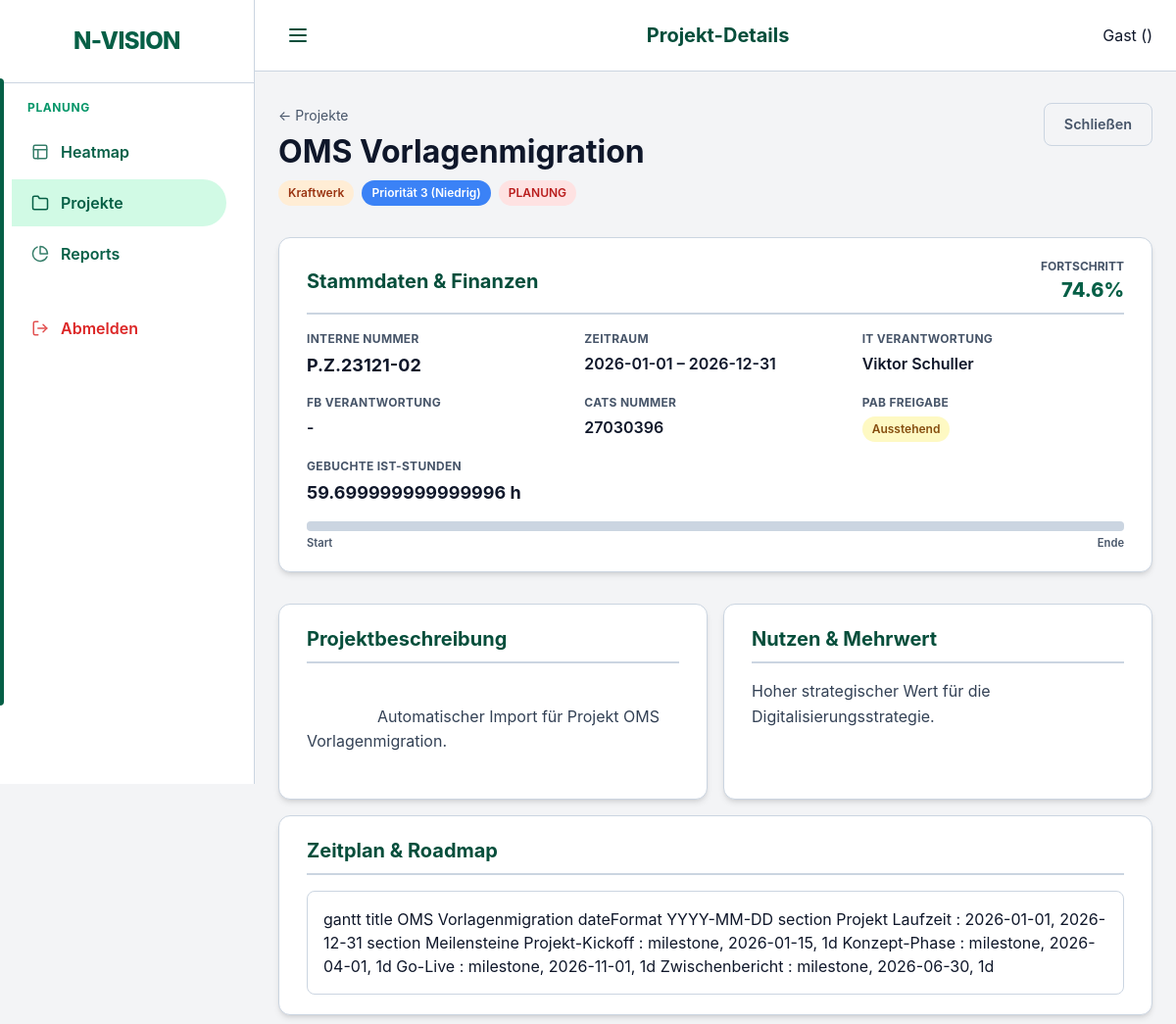
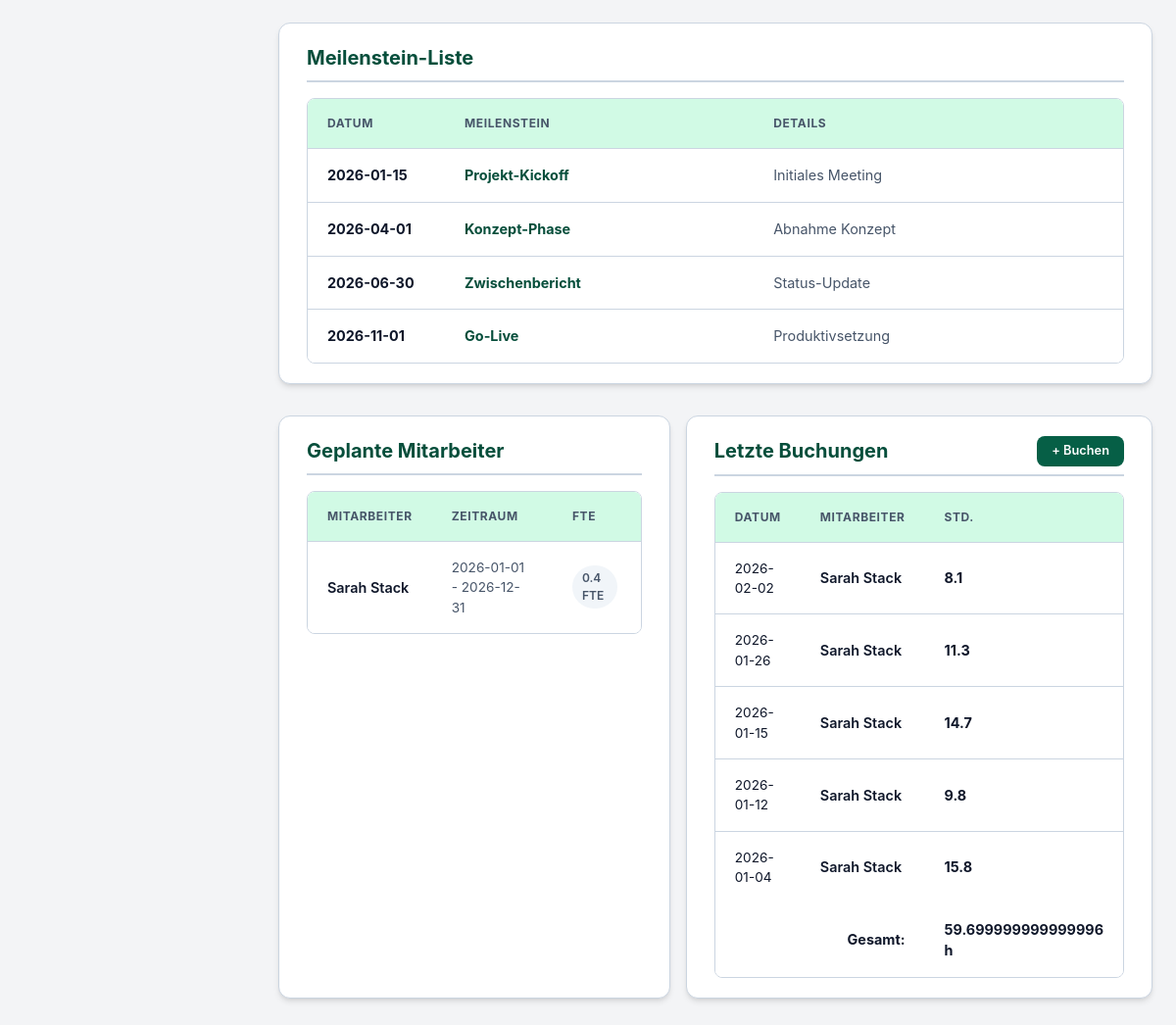
The app's page /ui/projects/10, older data (2 pictures, top to bottom).
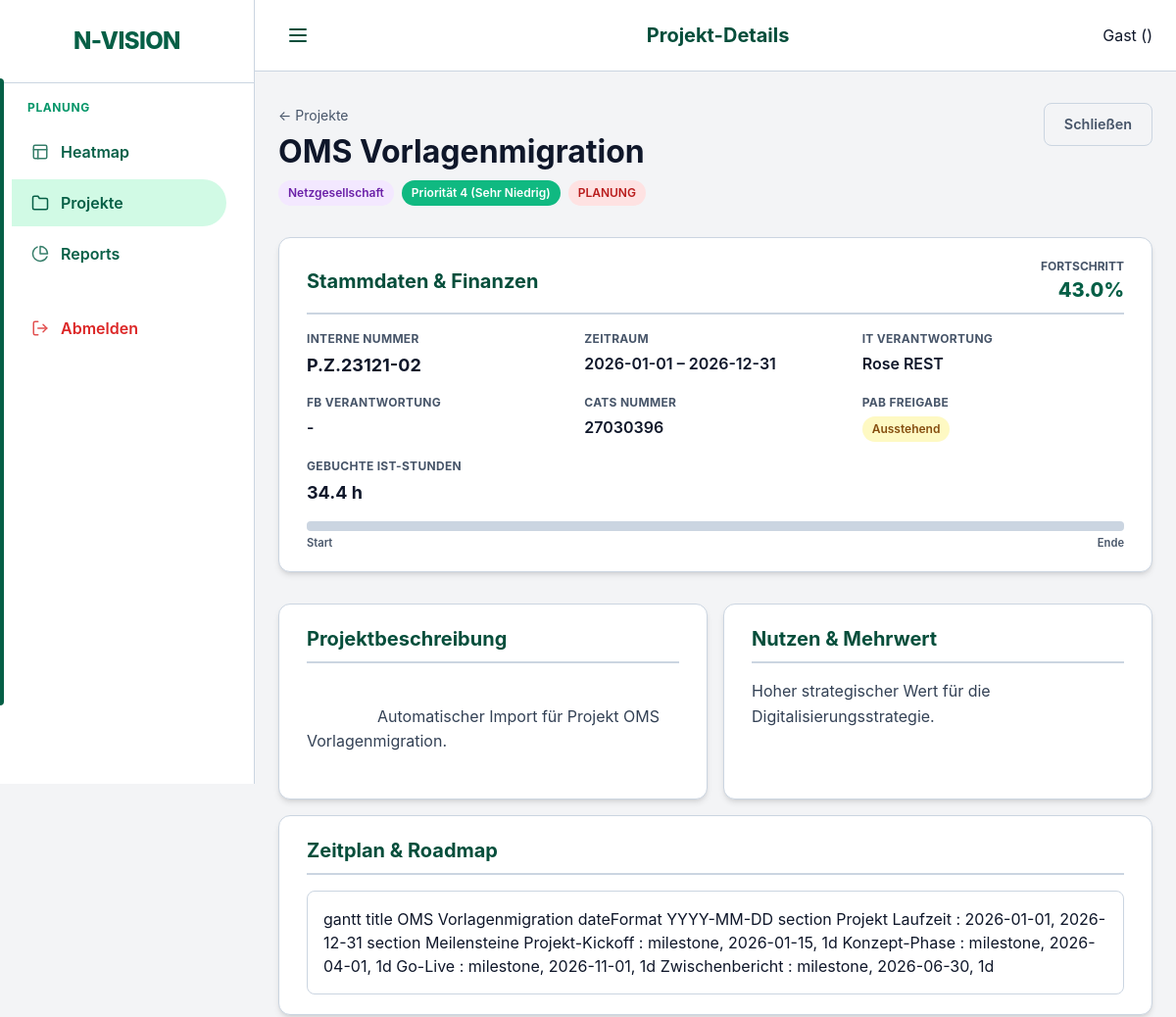
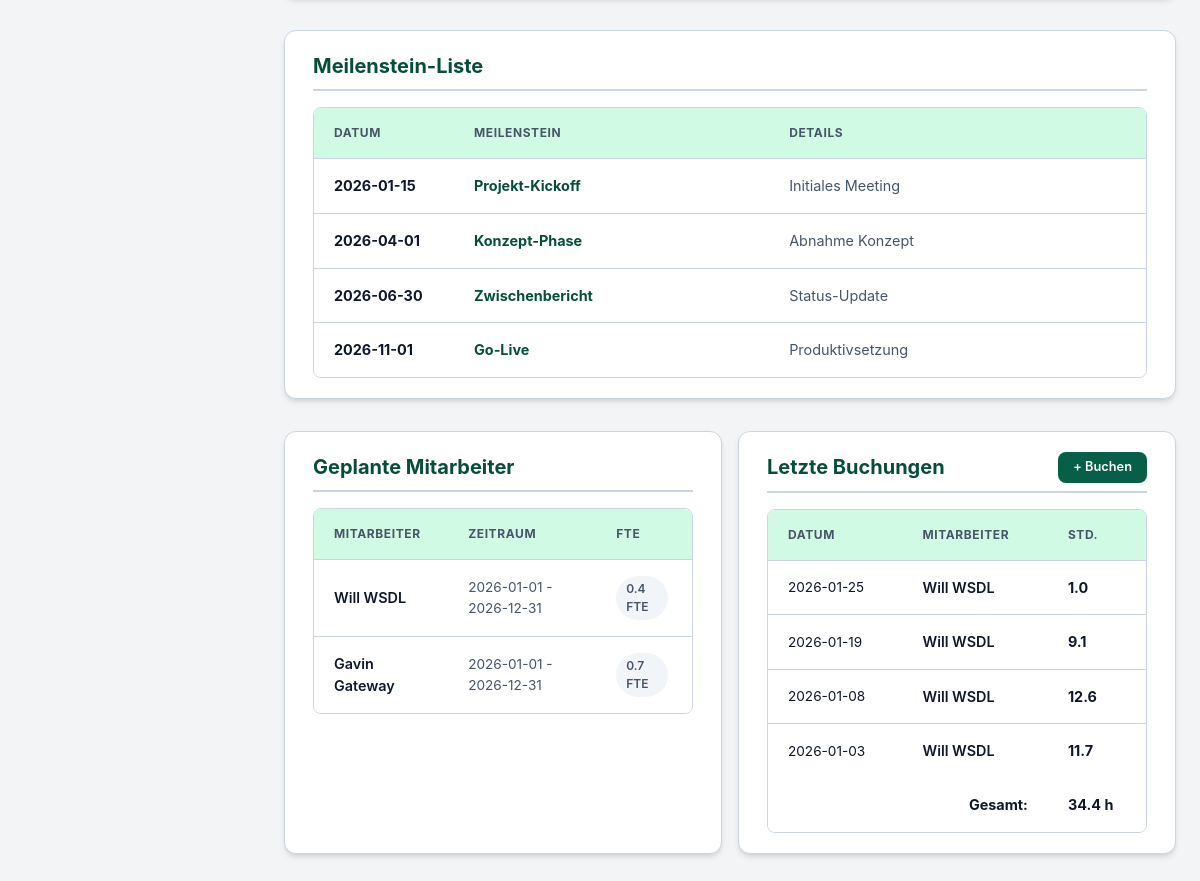
The same page, newer data (2 pictures, top to bottom).
### models.py (models this page shows)
class Project(Base):
    __tablename__ = "projects"
    id = Column(Integer, primary_key=True, index=True)
    name = Column(String, index=True)
    description = Column(String, nullable=True)
    business_value = Column(String, nullable=True)
    internal_number = Column(String, nullable=True)
    division = Column(String, nullable=True) # "IT", "Netzgesellschaft", "Vertrieb", "Kraftwerk"
    start_date = Column(Date)
    end_date = Column(Date)
    priority = Column(Integer, default=1) # 1 highest
    status = Column(Enum(ProjectStatus), default=ProjectStatus.PLANNING)
    manager_id = Column(Integer, ForeignKey("employees.id"), nullable=True)
    responsible_it = Column(String, nullable=True)
    responsible_fb = Column(String, nullable=True)
    pab_approval = Column(Integer, default=0) # 0 = No, 1 = Yes
    cats_number = Column(String, nullable=True)
    pt_intern_pab = Column(Float, default=0.0)
    pt_intern_planned = Column(Float, default=0.0)
    pt_extern_planned = Column(Float, default=0.0)
    staffings = relationship("Staffing", back_populates="project")
    bookings = relationship("Booking", back_populates="project")
    milestones = relationship("Milestone", back_populates="project", cascade="all, delete-orphan")

class Milestone(Base):
    __tablename__ = "milestones"
    id = Column(Integer, primary_key=True, index=True)
    project_id = Column(Integer, ForeignKey("projects.id"))
    name = Column(String)
    date = Column(Date)
    description = Column(String, nullable=True)
    project = relationship("Project", back_populates="milestones")

class Staffing(Base):
    __tablename__ = "staffings"
    id = Column(Integer, primary_key=True, index=True)
    project_id = Column(Integer, ForeignKey("projects.id"))
    employee_id = Column(Integer, ForeignKey("employees.id"))
    start_date = Column(Date)
    end_date = Column(Date)
    capacity_fte = Column(Float) # 1.0 = 100%
    project = relationship("Project", back_populates="staffings")
    employee = relationship("Employee", back_populates="staffings")

class Employee(Base):
    __tablename__ = "employees"
    id = Column(Integer, primary_key=True, index=True)
    name = Column(String, index=True)
    type = Column(Enum(ResourceType), default=ResourceType.INTERNAL)
    role_id = Column(Integer, ForeignKey("roles.id"))
    team_id = Column(Integer, ForeignKey("teams.id"))
    weekly_hours = Column(Float, default=40.0)
    annual_hours_target = Column(Float, nullable=True) # Neuer Wert für Jahresplanung
    employment_start = Column(Date)
    employment_end = Column(Date, nullable=True)
    role = relationship("Role", back_populates="employees")
    team = relationship("Team", back_populates="employees")
    staffings = relationship("Staffing", back_populates="employee")
    service_allocations = relationship("ServiceAllocation", back_populates="employee")
    absences = relationship("Absence", back_populates="employee")
    user = relationship("User", back_populates="employee", uselist=False)
    bookings = relationship("Booking", back_populates="employee")

class Booking(Base):
    __tablename__ = "bookings"
    id = Column(Integer, primary_key=True, index=True)
    employee_id = Column(Integer, ForeignKey("employees.id"))
    project_id = Column(Integer, ForeignKey("projects.id"))
    date = Column(Date)
    hours = Column(Float)
    description = Column(String, nullable=True)
    created_at = Column(DateTime, default=datetime.utcnow)
    employee = relationship("Employee", back_populates="bookings")
    project = relationship("Project", back_populates="bookings")

### main.py (the view)
@app.get("/ui/projects/{project_id}", response_class=HTMLResponse)
def ui_project_detail(request: Request, project_id: int, db: Session = Depends(get_db)):
    project = db.query(models.Project).filter(models.Project.id == project_id).first()
    if not project:
        raise HTTPException(status_code=404, detail="Project not found")
    progress = calculate_project_progress(project, db)
    return templates.TemplateResponse(
        request=request, name="project_detail.html", context={
            "project": project,
            "progress": progress,
            "active_page": "projects"
        }
    )

### templates/project_detail.html (shortened to what the changed rows need)
{% extends "base.html" %}
{% set title = "Projekt-Details" %}
{% block content %}
<div style="display: flex; justify-content: space-between; align-items: flex-start; margin-bottom: 2rem; gap: 1rem;">
    <div>
        <nav style="margin-bottom: 0.5rem;">
            <a href="/ui/projects" style="text-decoration: none; color: var(--text-muted); font-size: 0.875rem;">&larr; Projekte</a>
        </nav>
        <h1 style="margin: 0; line-height: 1.1;">{{ project.name }}</h1>
        <div style="margin-top: 0.75rem; display: flex; gap: 0.5rem; align-items: center;">
            <span class="badge {{ 'badge-it' if project.division == 'IT' else 'badge-netz' if project.division == 'Netzgesellschaft' else 'badge-vertrieb' if project.division == 'Vertrieb' else 'badge-kraftwerk' if project.division == 'Kraftwerk' else 'badge-default' }}">
                {{ project.division if project.division else 'Kein Bereich' }}
            </span>
            {% if project.priority == 1 %}
                <span class="badge" style="background-color: #ef4444; color: white;">Priorität 1 (Hoch)</span>
            {% elif project.priority == 2 %}
                <span class="badge" style="background-color: #f59e0b; color: white;">Priorität 2 (Mittel)</span>
            {% elif project.priority == 3 %}
                <span class="badge" style="background-color: #3b82f6; color: white;">Priorität 3 (Niedrig)</span>
            {% elif project.priority == 4 %}
                <span class="badge" style="background-color: #10b981; color: white;">Priorität 4 (Sehr Niedrig)</span>
            {% else %}
                <span class="badge badge-default">Priorität {{ project.priority }}</span>
            {% endif %}
            <span class="badge status-{{ project.status.value.replace('_', '-') }}">{{ 'PLANUNG' if project.status.value == 'planning' else 'AKTIV' if project.status.value == 'active' else 'ON HOLD' if project.status.value == 'on_hold' else 'ABGESCHLOSSEN' if project.status.value == 'completed' else project.status.value }}</span>
        </div>
    </div>
</div>
<div style="display: flex; flex-direction: column; gap: 1rem;">
    <div class="card">
        <div class="section-header">
            <h2>Stammdaten & Finanzen</h2>
            <div style="text-align: right;">
                <div style="font-size: 0.75rem; font-weight: 700; color: var(--text-muted); text-transform: uppercase;">Fortschritt</div>
                {% if progress > 100 %}
                <div style="font-size: 1.25rem; font-weight: 800; color: var(--danger);">
                    {{ progress }}% <span title="Überbucht!">⚠️</span>
                </div>
                {% else %}
                <div style="font-size: 1.25rem; font-weight: 800; color: var(--primary-color);">{{ progress }}%</div>
                {% endif %}
            </div>
        </div>
        <div class="detail-grid">
            <div class="detail-item">
                <div class="detail-label">Interne Nummer</div>
                <div class="detail-value-large">{{ project.internal_number if project.internal_number else '-' }}</div>
            </div>
            <div class="detail-item">
                <div class="detail-label">Zeitraum</div>
                <div class="detail-value">{{ project.start_date }} &ndash; {{ project.end_date }}</div>
            </div>
            <div class="detail-item">
                <div class="detail-label">IT Verantwortung</div>
                <div class="detail-value">{{ project.responsible_it if project.responsible_it else '-' }}</div>
            </div>
            <div class="detail-item">
                <div class="detail-label">FB Verantwortung</div>
                <div class="detail-value">{{ project.responsible_fb if project.responsible_fb else '-' }}</div>
            </div>
            <div class="detail-item">
                <div class="detail-label">CATS Nummer</div>
                <div class="detail-value">{{ project.cats_number if project.cats_number else '-' }}</div>
            </div>
            <div class="detail-item">
                <div class="detail-label">Gebuchte Ist-Stunden</div>
                <div class="detail-value-large">{{ project.bookings | sum(attribute='hours') }} h</div>
            </div>
        </div>
    </div>
    <div style="display: grid; grid-template-columns: 1fr 1fr; gap: 1rem;">
        <div class="card" style="margin-bottom: 0; display: flex; flex-direction: column;">
            <div class="section-header">
                <h2>Projektbeschreibung</h2>
            </div>
            <div style="color: #334155; line-height: 1.6; white-space: pre-wrap; flex: 1;">
                {{ project.description if project.description else 'Keine Beschreibung hinterlegt.' }}
            </div>
        </div>
        <div class="card" style="margin-bottom: 0; display: flex; flex-direction: column;">
            <div class="section-header">
                <h2>Nutzen & Mehrwert</h2>
            </div>
            <div style="color: #334155; line-height: 1.6; flex: 1;">
                {{ project.business_value if project.business_value else 'Keine Information zum Unternehmenswert hinterlegt.' }}
            </div>
        </div>
    </div>
    <div class="card">
        <div class="section-header">
            <h2>Zeitplan & Roadmap</h2>
        </div>
        <div class="mermaid" style="background: white; border-radius: var(--radius-md); padding: 1rem; border: 1px solid var(--border-color);">
gantt
    title {{ project.name }}
    dateFormat  YYYY-MM-DD
    section Projekt
    Laufzeit : {{ project.start_date }}, {{ project.end_date }}
    section Meilensteine
    {% for m in project.milestones %}
    {{ m.name }} : milestone, {{ m.date }}, 1d
    {% endfor %}
        </div>
    </div>
    <div class="card">
        <div class="section-header">
            <h2>Meilenstein-Liste</h2>
        </div>
        <div class="modern-table-wrapper">
            <table class="modern-table">
                <thead>
                    <tr>
                        <th style="width: 140px;">Datum</th>
                        <th>Meilenstein</th>
                        <th>Details</th>
                        <th style="width: 50px;"></th>
                    </tr>
                </thead>
                <tbody>
                    {% for m in project.milestones | sort(attribute='date') %}
                    <tr>
                        <td style="font-weight: 700;">{{ m.date }}</td>
                        <td><div style="font-weight: 700; color: var(--primary-dark);">{{ m.name }}</div></td>
                        <td style="color: var(--text-muted);">{{ m.description if m.description else '-' }}</td>
                        <td style="text-align: right;">
                        </td>
                    </tr>
                    {% endfor %}
                </tbody>
            </table>
        </div>
    </div>
    <div style="display: grid; grid-template-columns: 1fr 1fr; gap: 1rem;">
        <div class="card" style="margin-bottom: 0;">
            <div class="section-header">
                <h2>Geplante Mitarbeiter</h2>
            </div>
            <div class="modern-table-wrapper">
                <table class="modern-table">
                    <thead>
                        <tr>
                            <th>Mitarbeiter</th>
                            <th>Zeitraum</th>
                            <th>FTE</th>
                        </tr>
                    </thead>
                    <tbody>
                        {% for s in project.staffings | sort(attribute='start_date') %}
                        <tr>
                            <td style="font-weight: 600;">{{ s.employee.name }}</td>
                            <td style="font-size: 0.85rem; color: var(--text-muted);">{{ s.start_date }} - {{ s.end_date }}</td>
                            <td><span class="badge badge-default">{{ s.capacity_fte }} FTE</span></td>
                        </tr>
                        {% else %}
                        <tr>
                            <td colspan="3" style="padding: 2rem; text-align: center; color: var(--text-muted);">
                                Keine Mitarbeiter geplant.
                            </td>
                        </tr>
                        {% endfor %}
                    </tbody>
                </table>
            </div>
        </div>
        <div class="card" style="margin-bottom: 0;">
            <div class="section-header">
                <h2>Letzte Buchungen</h2>
            </div>
            <div class="modern-table-wrapper">
                <table class="modern-table">
                    <thead>
                        <tr>
                            <th>Datum</th>
                            <th>Mitarbeiter</th>
                            <th>Std.</th>
                        </tr>
                    </thead>
                    <tbody>
                        {% for b in project.bookings | sort(attribute='date', reverse=True) %}
                        {% if loop.index <= 10 %}
                        <tr>
                            <td style="font-size: 0.85rem;">{{ b.date }}</td>
                            <td style="font-weight: 600;">{{ b.employee.name }}</td>
                            <td><strong>{{ b.hours }}</strong></td>
                        </tr>
                        {% endif %}
                        {% else %}
                        <tr>
                            <td colspan="3" style="padding: 2rem; text-align: center; color: var(--text-muted);">
                                Keine Buchungen vorhanden.
                            </td>
                        </tr>
                        {% endfor %}
                    </tbody>
                    {% if project.bookings %}
                    <tfoot>
                        <tr style="background-color: var(--bg-light); font-weight: 700;">
                            <td colspan="2" style="text-align: right;">Gesamt:</td>
                            <td>{{ project.bookings | sum(attribute='hours') }} h</td>
                        </tr>
                    </tfoot>
                    {% endif %}
                </table>
            </div>
        </div>
    </div>
</div>
{% endblock %}

Row changes from the older to the newer data that the page shows:
no longer on this page (row edited): Staffing: employee.name "Sarah Stack", start_date "2026-01-01", end_date "2026-12-31", capacity_fte "0.4"
removed Booking: date "2026-02-02", employee.name "Sarah Stack", hours "8.1"
removed Booking: date "2026-01-26", employee.name "Sarah Stack", hours "11.3"
removed Booking: date "2026-01-15", employee.name "Sarah Stack", hours "14.7"
removed Booking: date "2026-01-12", employee.name "Sarah Stack", hours "9.8"
removed Booking: date "2026-01-04", employee.name "Sarah Stack", hours "15.8"
changed Project "OMS Vorlagenmigration": division "Kraftwerk" → "Netzgesellschaft"; priority 3 → 4 (drawn); responsible_it "Viktor Schuller" → "Rose REST"
now on this page (row edited): Staffing: employee.name "Will WSDL", start_date "2026-01-01", end_date "2026-12-31", capacity_fte "0.4"
now on this page (row edited): Staffing: employee.name "Gavin Gateway", start_date "2026-01-01", end_date "2026-12-31", capacity_fte "0.7"
now on this page (row edited): Booking: date "2026-01-25", employee.name "Will WSDL", hours "1.0"
now on this page (row edited): Booking: date "2026-01-19", employee.name "Will WSDL", hours "9.1"
now on this page (row edited): Booking: date "2026-01-08", employee.name "Will WSDL", hours "12.6"
now on this page (row edited): Booking: date "2026-01-03", employee.name "Will WSDL", hours "11.7"
Text that changed along with them:
{{ progress }}: "74.6" → "43.0"
{{ project.bookings | sum(attribute='hours') }}: "59.699999999999996" → "34.4"
text no longer shown: "Priorität 3 (Niedrig)"
text now shown: "Priorität 4 (Sehr Niedrig)"
